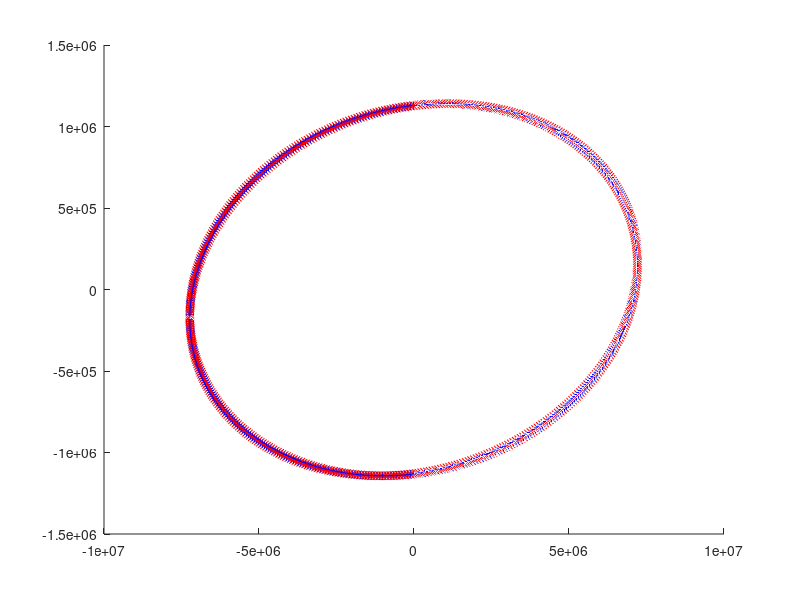

Recreate this plot in MATLAB.
function script()
	close all;
	data = load('./data/output.txt');
	exact = load('./data/output2.txt');

	figure
	hold on
	for i = 1 : length(data)
		plot3(data(i,1) , data(i,2) , data(i,3) , 'b+');
		plot3(exact(i,1) , exact(i,2) , exact(i,3) , 'rx');
	end
	hold off
